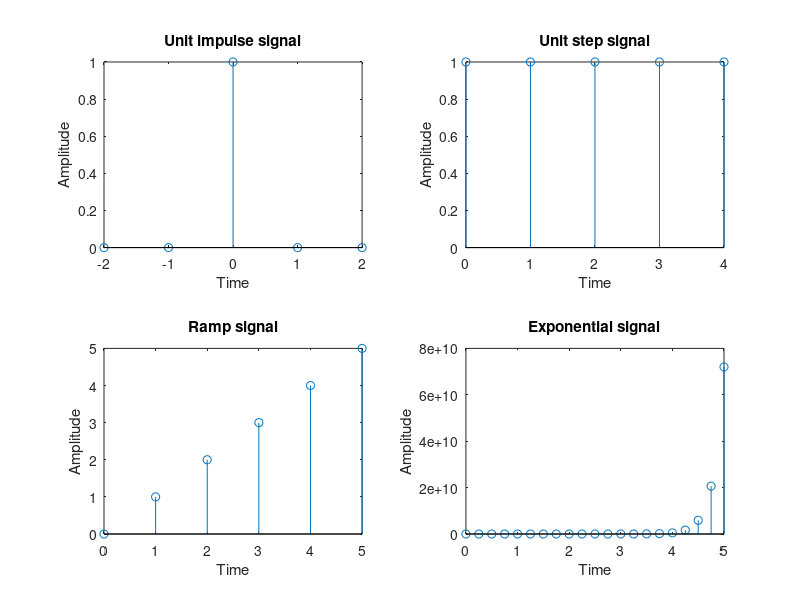
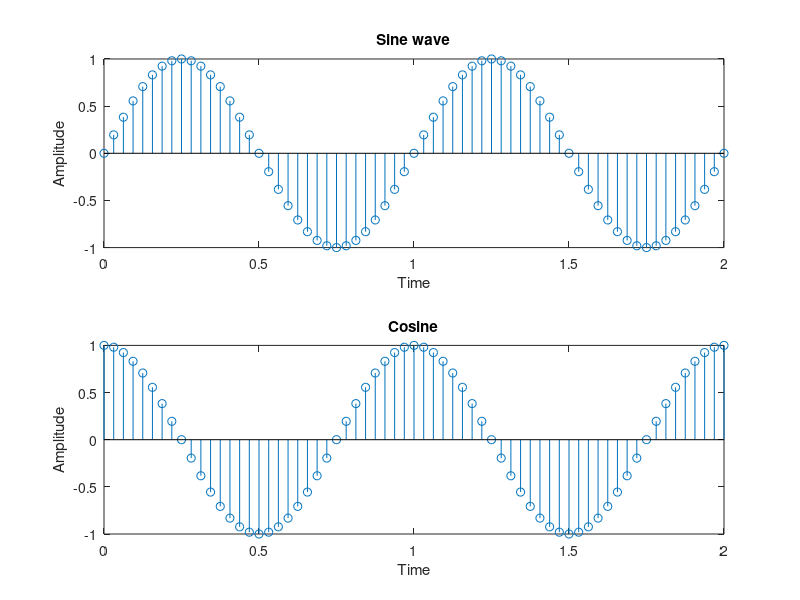

MATLAB code to generate these figures, in order:
clc;
clear all;
close all;
% to generate unit impulse signal
t=-2:1:2; y=[zeros(1,2),ones(1),zeros(1,2)]; subplot(2,2,1);
stem(t,y);
xlabel('Time'); ylabel('Amplitude');
title('Unit impulse signal');
% to generate unit step signal
N=input('Enter the value of N ='); t=0:N-1;
y1=ones(1,N);
subplot(2,2,2);
stem(t,y1);
xlabel('Time');
ylabel('Amplitude');
title('Unit step signal');
% to generate unit ramp signal
N1=input('Enter the value of N1 =');
t=0:N1;
subplot(2,2,3);
stem(t,t);
xlabel('Time');
ylabel('Amplitude');
title('Ramp signal');
% to generate exponential signal
N2=input('Enter the value of N2 ='); t=0:1/4:N2;
a=input('Enter the value of a ='); y2=exp(a*t);
subplot(2,2,4);
stem(t,y2);
xlabel('Time'); ylabel('Amplitude'); title('Exponential signal');
% to generate sine wave
t=0:1/32:2;
x=sin(2*pi*t);
figure(2);
subplot(2,1,1);
stem(t,x);
xlabel('Time');
ylabel('Amplitude');
title('Sine wave');
% to generate cosine wave
t=0:1/32:2;
x=cos(2*pi*t);
subplot(2,1,2);
stem(t,x);
xlabel('Time');
ylabel('Amplitude');
title('Cosine');